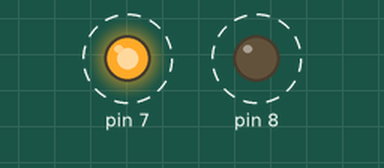
Bench run of a sketch on a simulated Arduino Uno, built with avr-gcc and run on an emulated ATmega328P. On the bench: output pins drawn as LEDs (lit = HIGH). Dashed ring = blinking.

Above: at 0.2 s.
Timing chart, 0 to 5.8 s (numbered marks = the images above):
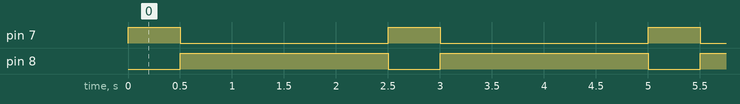

Measured:
- by itself, pin 7: alternates HIGH for 0.50 s and LOW for 2.0 s
- by itself, pin 8: alternates HIGH for 2.0 s and LOW for 0.50 s

The sketch:

Aula02_Variaveis.ino
```cpp
int intervaloPisca1 = 500;
int intervaloPisca2 = 2000;

void setup() {
  pinMode(7, OUTPUT);
  pinMode(8, OUTPUT);

}

void loop() {
  digitalWrite(7, HIGH);
  digitalWrite(8, LOW);
  delay(intervaloPisca1);

  digitalWrite(7, LOW);
  digitalWrite(8, HIGH);
  delay(intervaloPisca2);

}
```
